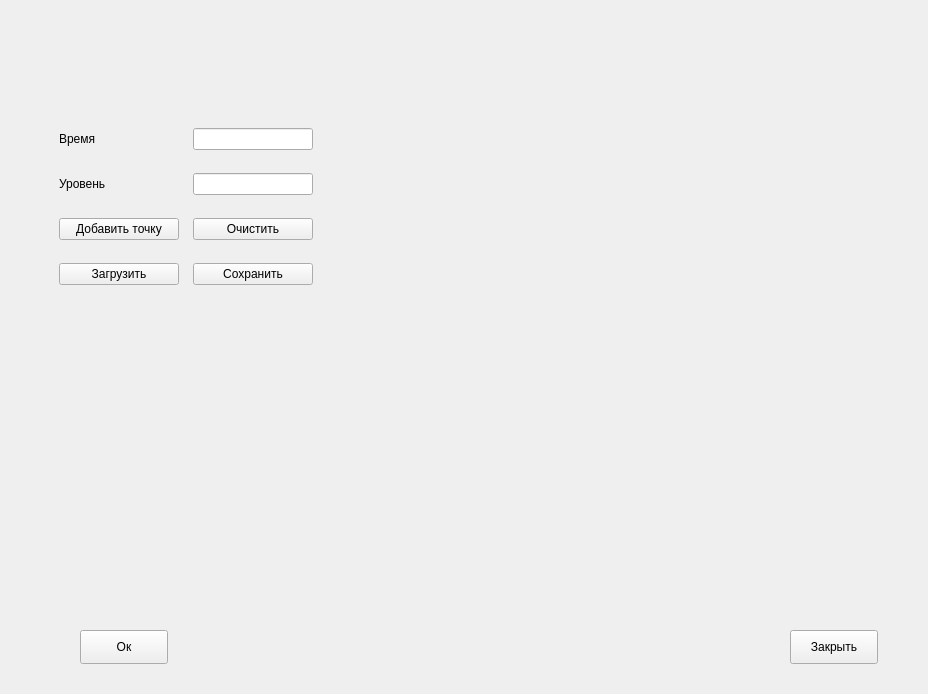
<?xml version="1.0" encoding="UTF-8"?>
<ui version="4.0">
 <class>Signal_builder</class>
 <widget class="QWidget" name="Signal_builder">
  <property name="geometry">
   <rect>
    <x>0</x>
    <y>0</y>
    <width>928</width>
    <height>694</height>
   </rect>
  </property>
  <property name="windowTitle">
   <string>Form</string>
  </property>
  <widget class="QChartView" name="chartView" native="true">
   <property name="geometry">
    <rect>
     <x>320</x>
     <y>10</y>
     <width>581</width>
     <height>601</height>
    </rect>
   </property>
  </widget>
  <widget class="QPushButton" name="apply_pushButton">
   <property name="geometry">
    <rect>
     <x>80</x>
     <y>630</y>
     <width>88</width>
     <height>34</height>
    </rect>
   </property>
   <property name="text">
    <string>Ок</string>
   </property>
  </widget>
  <widget class="QPushButton" name="close_pushButton">
   <property name="geometry">
    <rect>
     <x>790</x>
     <y>630</y>
     <width>88</width>
     <height>34</height>
    </rect>
   </property>
   <property name="text">
    <string>Закрыть</string>
   </property>
  </widget>
  <widget class="QWidget" name="layoutWidget">
   <property name="geometry">
    <rect>
     <x>51</x>
     <y>111</y>
     <width>271</width>
     <height>192</height>
    </rect>
   </property>
   <layout class="QGridLayout" name="gridLayout">
    <item row="2" column="0">
     <widget class="QPushButton" name="add_time_value_pushButton">
      <property name="sizePolicy">
       <sizepolicy hsizetype="Fixed" vsizetype="Fixed">
        <horstretch>0</horstretch>
        <verstretch>0</verstretch>
       </sizepolicy>
      </property>
      <property name="minimumSize">
       <size>
        <width>120</width>
        <height>0</height>
       </size>
      </property>
      <property name="text">
       <string>Добавить точку</string>
      </property>
     </widget>
    </item>
    <item row="3" column="1">
     <widget class="QPushButton" name="saveButton">
      <property name="sizePolicy">
       <sizepolicy hsizetype="Preferred" vsizetype="Fixed">
        <horstretch>0</horstretch>
        <verstretch>0</verstretch>
       </sizepolicy>
      </property>
      <property name="minimumSize">
       <size>
        <width>120</width>
        <height>0</height>
       </size>
      </property>
      <property name="maximumSize">
       <size>
        <width>120</width>
        <height>16777215</height>
       </size>
      </property>
      <property name="text">
       <string>Сохранить</string>
      </property>
     </widget>
    </item>
    <item row="0" column="0">
     <widget class="QLabel" name="label">
      <property name="text">
       <string>Время</string>
      </property>
     </widget>
    </item>
    <item row="3" column="0">
     <widget class="QPushButton" name="loadButton">
      <property name="sizePolicy">
       <sizepolicy hsizetype="Fixed" vsizetype="Fixed">
        <horstretch>0</horstretch>
        <verstretch>0</verstretch>
       </sizepolicy>
      </property>
      <property name="minimumSize">
       <size>
        <width>120</width>
        <height>0</height>
       </size>
      </property>
      <property name="text">
       <string>Загрузить</string>
      </property>
     </widget>
    </item>
    <item row="2" column="1">
     <widget class="QPushButton" name="clear_pushButton">
      <property name="sizePolicy">
       <sizepolicy hsizetype="Preferred" vsizetype="Fixed">
        <horstretch>0</horstretch>
        <verstretch>0</verstretch>
       </sizepolicy>
      </property>
      <property name="minimumSize">
       <size>
        <width>120</width>
        <height>0</height>
       </size>
      </property>
      <property name="maximumSize">
       <size>
        <width>120</width>
        <height>16777215</height>
       </size>
      </property>
      <property name="text">
       <string>Очистить</string>
      </property>
     </widget>
    </item>
    <item row="0" column="1">
     <widget class="QLineEdit" name="lineEditTime">
      <property name="sizePolicy">
       <sizepolicy hsizetype="Fixed" vsizetype="Fixed">
        <horstretch>0</horstretch>
        <verstretch>0</verstretch>
       </sizepolicy>
      </property>
      <property name="minimumSize">
       <size>
        <width>120</width>
        <height>0</height>
       </size>
      </property>
      <property name="maximumSize">
       <size>
        <width>120</width>
        <height>16777215</height>
       </size>
      </property>
     </widget>
    </item>
    <item row="1" column="1">
     <widget class="QLineEdit" name="lineEditValue">
      <property name="enabled">
       <bool>true</bool>
      </property>
      <property name="sizePolicy">
       <sizepolicy hsizetype="Fixed" vsizetype="Fixed">
        <horstretch>0</horstretch>
        <verstretch>0</verstretch>
       </sizepolicy>
      </property>
      <property name="minimumSize">
       <size>
        <width>120</width>
        <height>0</height>
       </size>
      </property>
      <property name="maximumSize">
       <size>
        <width>120</width>
        <height>16777215</height>
       </size>
      </property>
     </widget>
    </item>
    <item row="1" column="0">
     <widget class="QLabel" name="label_2">
      <property name="text">
       <string>Уровень</string>
      </property>
     </widget>
    </item>
   </layout>
  </widget>
 </widget>
 <customwidgets>
  <customwidget>
   <class>QChartView</class>
   <extends>QWidget</extends>
   <header>qchartview.h</header>
   <container>1</container>
  </customwidget>
 </customwidgets>
 <resources/>
 <connections/>
</ui>
